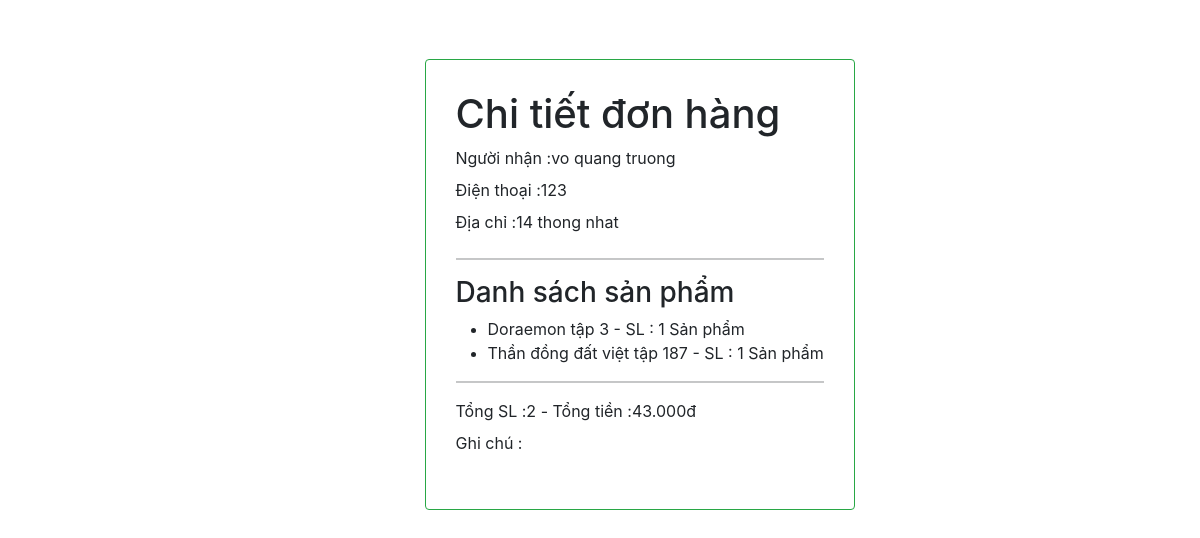
/admin/indonhang.php?id=18, run on the app's committed database.
### tables this page shows
CREATE TABLE `orders` (
  `id` int(11) NOT NULL,
  `iduser` int(11) NOT NULL,
  `name` varchar(50) NOT NULL,
  `phone` varchar(11) NOT NULL,
  `address` varchar(100) NOT NULL,
  `notes` text DEFAULT NULL,
  `total` int(11) NOT NULL,
  `status` int(1) DEFAULT 0
);

CREATE TABLE `order_detail` (
  `id` int(11) NOT NULL,
  `oder_id` int(11) NOT NULL,
  `product_id` int(11) NOT NULL,
  `quanlity` int(11) NOT NULL,
  `price` int(11) NOT NULL
);

CREATE TABLE `products` (
  `id_product` int(11) NOT NULL,
  `name_product` varchar(100) NOT NULL,
  `price` float NOT NULL,
  `image` text NOT NULL,
  `describe_product` text NOT NULL,
  `id_category` int(11) NOT NULL
);

### admin/indonhang.php (the view, shortened to what this page needs)
<!DOCTYPE html>
<html lang="en">
<head>
    <link rel="stylesheet" type="text/css" href="/css/bootstrap.css">
    <link rel="stylesheet" href="/css/admin.css">
    <link rel="stylesheet" href="/font-awesome/css/all.css">
    <link rel="stylesheet" href="//netdna.bootstrapcdn.com/bootstrap/4.5.0/css/bootstrap.min.css">
</head>
<body>
    <?php
    include '../connect_db.php';
    if (isset($_GET['id'])) {
        $orders = mysqli_query($con, "SELECT orders.name, orders.address, orders.phone, orders.notes, order_detail.*, products.name_product as product_name
        FROM orders
        INNER JOIN order_detail ON orders.id = order_detail.oder_id
        INNER JOIN products ON products.id_product = order_detail.product_id
        WHERE orders.id = " . $_GET['id']);
        $orders = mysqli_fetch_all($orders, MYSQLI_ASSOC);
    }
    ?>
    <div class="container-fluid">
        <div class="border border-success rounded" style="width: fit-content; margin-left: 35%;padding: 30px;margin-top: 5%; ">
            <h1>Chi tiết đơn hàng</h1>
            <label>Người nhận : </label><span><?= $orders[0]['name'] ?></span><br />
            <label>Điện thoại : </label><span><?= $orders[0]['phone'] ?></span><br />
            <label>Địa chỉ : </label><span><?= $orders[0]['address'] ?></span><br />
            <hr />
            <h3>Danh sách sản phẩm</h3>
            <ul>
                <?php
                $totalQuantity = 0;
                $totalMoney = 0;
                foreach ($orders as $row) { ?>
                    <li>
                        <span class="item-name"><?= $row['product_name'] ?></span>
                        <span class="item-quantity"> - SL : <?= $row['quanlity'] ?> Sản phẩm</span>
                    </li>
                <?php
                    $totalMoney += ($row['price'] * $row['quanlity']);
                    $totalQuantity += $row['quanlity'];
                }
                ?>
            </ul>
            <hr />
            <label>Tổng SL : </label><?= $totalQuantity ?> - <label>Tổng tiền : </label><?= number_format($totalMoney, 0, ",", ".") ?>đ
            <p><label>Ghi chú : </label><?= $orders[0]['notes'] ?></p>
        </div>
    </div>
</body>
</html>

### data on the page
orders: name "vo quang truong", phone "123", address "14 thong nhat"
order_detail: product.name_product "Doraemon tập 3", quanlity "1"
order_detail: product.name_product "Thần đồng đất việt tập 187", quanlity "1"

### other printed values
$totalQuantity "2"
$totalMoney "43.000"
